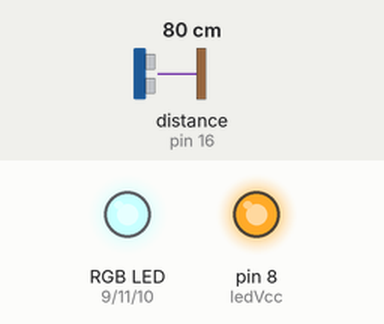
Simulated run of this sketch. Board: Arduino Uno, built with avr-gcc and run on an emulated ATmega328P. Shown: an RGB LED mixed from three pins (HIGH = lit), output pins drawn as LEDs (lit = HIGH). Wiring (inferred from the names in the program): ultrasonic range finder: trigger pin 15; echo pin 16. Inputs (shaded band) come from the test bench; at power-on: distance to the obstacle (sensor on pin 16) 80 cm. The echo pulse lasts 58.3 µs per cm; pins used as bus, display or sensor lines are not drawn.

Above: at 1.2 s.
1.3 s: distance to the obstacle (sensor on pin 16) set to 94 cm
2.8 s: distance to the obstacle (sensor on pin 16) set to 103 cm
At 3.9 s:
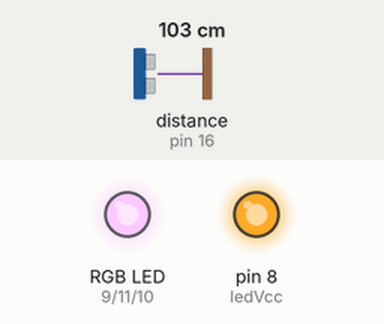
Timing chart, 0 to 5.8 s (numbered marks = the images above; inputs shaded):
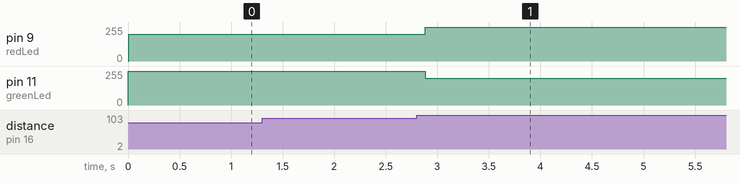

Measured:
- the behaviour switches between 99 and 100 cm on distance to the obstacle (sensor on pin 16) (found by bisection; images 0 and 1)
- after the input at 1.3 s, every drawn part: stays the same
- after the input at 2.8 s, pin 9 (redLed): 200/255 → 255/255 after 0.09 s; pin 11 (greenLed): 255/255 → 200/255 after 0.09 s

The sketch:

Lesson07-Ultrasonic.ino
```cpp
int vccPin = 14;
int trigPin = 15;
int echoPin = 16;
int gndPin = 17;
int ledVcc = 8;
int redLed = 9;
int blueLed = 10;
int greenLed = 11;
long duration, cm;

void setup()
{
  pinMode(trigPin, OUTPUT);
  pinMode(echoPin, INPUT);
  pinMode(vccPin, OUTPUT);
  pinMode(gndPin, OUTPUT);

  digitalWrite(vccPin, HIGH);
  digitalWrite(trigPin, LOW);
  digitalWrite(gndPin, LOW);

  pinMode(ledVcc, OUTPUT);
  pinMode(redLed, OUTPUT);
  pinMode(blueLed, OUTPUT);
  pinMode(greenLed, OUTPUT);

  digitalWrite(ledVcc, HIGH);
  digitalWrite(redLed, HIGH);
  digitalWrite(blueLed, HIGH);
  digitalWrite(greenLed, HIGH);
}

void loop()
{
  digitalWrite(trigPin, HIGH);
  delayMicroseconds(10);
  digitalWrite(trigPin, LOW);

  duration = pulseIn(echoPin, HIGH);
  cm = duration / 58.0;

  if ( cm < 100 )
  {
    colorRed();
  }
  else
  {
    colorGreen();
  }

  delay(200);
}

void colorRed()
{
  analogWrite(redLed, 200);
  analogWrite(blueLed, 255);
  analogWrite(greenLed, 255);
}

void colorGreen()
{
  analogWrite(redLed, 255);
  analogWrite(blueLed, 255);
  analogWrite(greenLed, 200);
}
```
